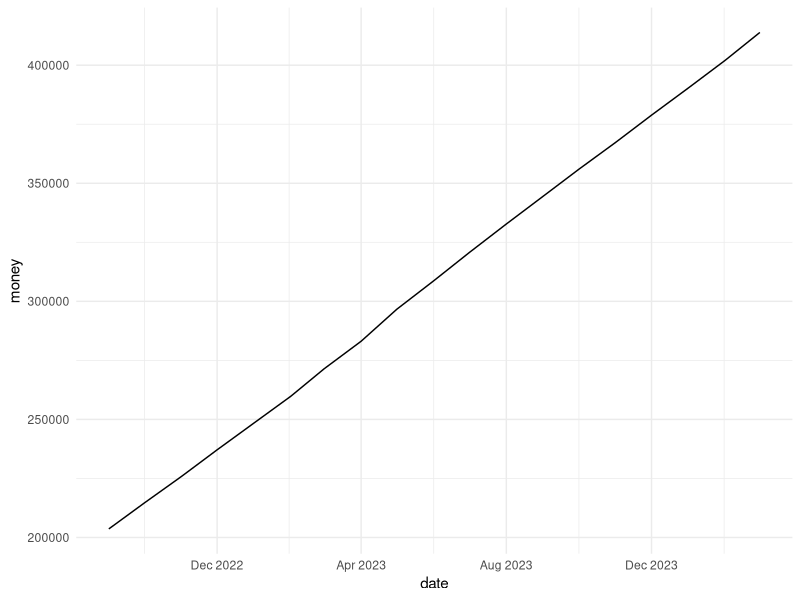

Recreate this plot in R.

dates <- c("3/5/2024", "3/4/2024", "3/3/2024", "3/2/2024", "3/1/2024", 
           "2/29/2024", "2/28/2024", "2/27/2024", "2/23/2024", "2/20/2024", 
           "2/19/2024", "2/16/2024", "2/15/2024", "2/13/2024", "2/6/2024", 
           "2/1/2024", "1/31/2024", "1/30/2024", "1/26/2024", "1/23/2024", 
           "1/20/2024", "1/19/2024", "1/16/2024", "1/15/2024", "1/9/2024", 
           "1/2/2024", "1/1/2024", "12/31/2023", "12/29/2023", "12/26/2023", 
           "12/20/2023", "12/19/2023", "12/16/2023", "12/15/2023", "12/12/2023", 
           "12/5/2023", "12/1/2023", "11/30/2023", "11/28/2023", "11/24/2023", 
           "11/21/2023", "11/20/2023", "11/19/2023", "11/16/2023", "11/15/2023", 
           "11/14/2023", "11/7/2023", "11/1/2023", "10/31/2023", "10/27/2023", 
           "10/24/2023", "10/20/2023", "10/19/2023", "10/17/2023", "10/16/2023", 
           "10/15/2023", "10/10/2023", "10/3/2023", "10/1/2023", "9/30/2023", 
           "9/29/2023", "9/26/2023", "9/20/2023", "9/19/2023", "9/16/2023", 
           "9/15/2023", "9/12/2023", "9/5/2023", "9/1/2023", "8/31/2023", 
           "8/29/2023", "8/25/2023", "8/22/2023", "8/20/2023", "8/19/2023", 
           "8/16/2023", "8/15/2023", "8/8/2023", "8/1/2023", "7/31/2023", 
           "7/28/2023", "7/25/2023", "7/20/2023", "7/19/2023", "7/18/2023", 
           "7/16/2023", "7/15/2023", "7/11/2023", "7/4/2023", "7/1/2023", 
           "6/30/2023", "6/27/2023", "6/20/2023", "6/19/2023", "6/16/2023", 
           "6/15/2023", "6/13/2023", "6/6/2023", "6/1/2023", "5/31/2023", 
           "5/30/2023", "5/26/2023", "5/23/2023", "5/20/2023", "5/19/2023", 
           "5/16/2023", "5/15/2023", "5/9/2023", "5/2/2023", "5/1/2023", 
           "4/30/2023", "4/28/2023", "4/25/2023", "4/20/2023", "4/19/2023", 
           "4/18/2023", "4/16/2023", "4/15/2023", "4/11/2023", "4/5/2023", 
           "4/4/2023", "4/1/2023", "3/31/2023", "3/28/2023", "3/27/2023", 
           "3/21/2023", "3/20/2023", "3/19/2023", "3/16/2023", "3/15/2023", 
           "3/14/2023", "3/7/2023", "3/1/2023", "2/28/2023", "2/24/2023", 
           "2/21/2023", "2/20/2023", "2/19/2023", "2/16/2023", "2/15/2023", 
           "2/14/2023", "2/7/2023", "2/1/2023", "1/31/2023", "1/27/2023", 
           "1/26/2023", "1/24/2023", "1/20/2023", "1/19/2023", "1/17/2023", 
           "1/16/2023", "1/15/2023", "1/10/2023", "1/3/2023", "1/1/2023", 
           "12/31/2022", "12/30/2022", "12/27/2022", "12/20/2022", "12/19/2022", 
           "12/16/2022", "12/15/2022", "12/13/2022", "12/6/2022", "12/3/2022", 
           "12/1/2022", "11/30/2022", "11/29/2022", "11/25/2022", "11/22/2022", 
           "11/20/2022", "11/19/2022", "11/18/2022", "11/16/2022", "11/15/2022", 
           "11/8/2022", "11/1/2022", "10/31/2022", "10/28/2022", "10/25/2022", 
           "10/20/2022", "10/19/2022", "10/18/2022", "10/16/2022", "10/15/2022", 
           "10/11/2022", "10/4/2022", "10/1/2022", "9/30/2022", "9/27/2022", 
           "9/20/2022", "9/19/2022", "9/16/2022", "9/15/2022", "9/13/2022", 
           "9/6/2022", "9/1/2022", "8/31/2022", "8/30/2022", "8/26/2022"
)

money <- c(413783.04, 413806.93, 413830.83, 413854.73, 413878.63, 401901.84, 
           401925.05, 401948.26, 402041.13, 402110.79, 403634.1, 401776.44, 
           401799.64, 401846.05, 402008.51, 402124.6, 390147.13, 390169.66, 
           390259.81, 390327.43, 390395.07, 391917.7, 390051.74, 390074.26, 
           390209.43, 390367.19, 390389.73, 378411.59, 378455.3, 378520.88, 
           378652.07, 380174.02, 378525.01, 378546.86, 378612.45, 378765.52, 
           378853.01, 366874.2, 366916.58, 367001.36, 367064.95, 367086.15, 
           368607.44, 367062.9, 367084.1, 367105.29, 367253.71, 367380.98, 
           355401.5, 355483.62, 355545.22, 355627.36, 357147.99, 355638.31, 
           355658.85, 355679.39, 355782.09, 355925.93, 355967.04, 343986.91, 
           344006.78, 344066.39, 344185.64, 345705.6, 344236.18, 344256.06, 
           344315.7, 344454.91, 344534.48, 332553.68, 332592.1, 332668.95, 
           332726.59, 332765.03, 334284.33, 332466.83, 332486.03, 332620.45, 
           332754.93, 320773.45, 320829.04, 320884.64, 320977.32, 322495.94, 
           320403.84, 320440.85, 320459.35, 320533.38, 320662.97, 320718.52, 
           308736.35, 308789.85, 308914.72, 310432.65, 308442.28, 308460.09, 
           308495.72, 308620.44, 308709.56, 296726.7, 296743.84, 296812.4, 
           296863.84, 296915.28, 298432.51, 296410.11, 296427.22, 296529.94, 
           296649.83, 296666.96, 284683.4, 284716.29, 284765.63, 284847.88, 
           286364.41, 284327.91, 284360.75, 284377.17, 284442.86, 284541.43, 
           283057.78, 283106.83, 283123.18, 283172.24, 283188.6, 283286.75, 
           283303.11, 284819.56, 271242.32, 271257.99, 271273.66, 271383.36, 
           271477.42, 271493.1, 271555.83, 271602.89, 271618.58, 273134.35, 
           259619.58, 259634.57, 259649.57, 259754.57, 259844.6, 259859.61, 
           259919.65, 259934.66, 259964.69, 260024.76, 261539.86, 248255.7, 
           248270.04, 248284.38, 248356.09, 248456.52, 248485.23, 248499.58, 
           248513.93, 248557, 248657.51, 250171.96, 236918.57, 236932.25, 
           236959.62, 237055.45, 237096.53, 237123.92, 237137.61, 237151.31, 
           237206.11, 237247.21, 237274.62, 238788.41, 225611.42, 225637.49, 
           225650.52, 225741.77, 225833.06, 225846.1, 225885.24, 225924.39, 
           225989.64, 227502.78, 214465.58, 214490.35, 214502.74, 214552.31, 
           214639.07, 214676.27, 214688.67, 214725.87, 214812.71, 216325.2, 
           203451.58, 203463.34, 203486.84, 203569.13, 203627.93, 203639.69, 
           203651.45, 203698.5)

library(tidyverse)
library(data.table)

dt <- data.table(date = as.Date(dates, format = "%m/%d/%Y"), money = money)
# get day of the month
dt[, day := day(date)]
# subset first day of the month
dt <- dt[day == 1]
dt[, diff := shift(money, fill = 0) - money]
## plot
ggplot(dt, aes(x = date, y = money)) +
  geom_line() +
  scale_x_date(date_labels = "%b %Y", date_breaks = "4 month") +
  theme_minimal()

